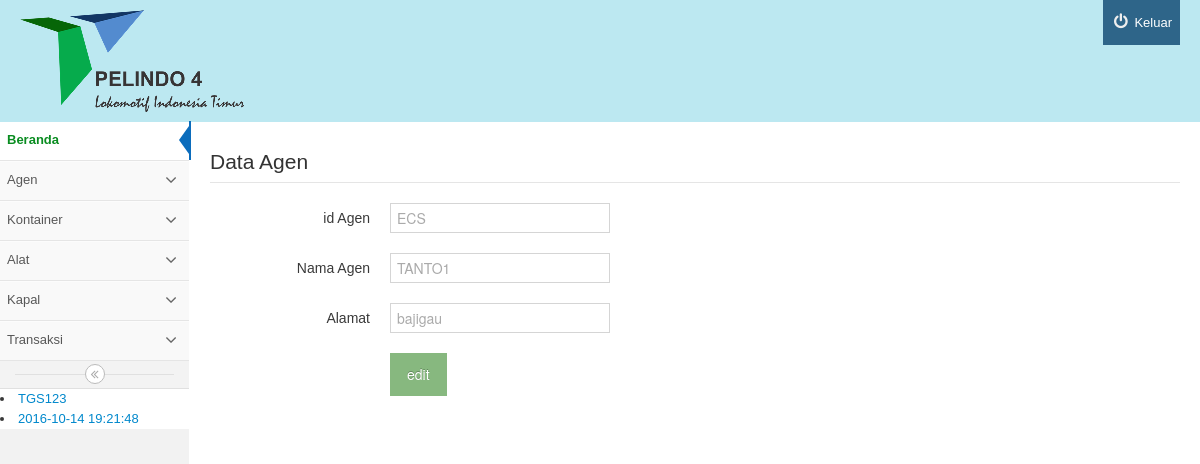
/admin/index.php?mod=agen&pg=agen_form&id=ECS (signed in), run on the app's committed database.
### tables this page shows
CREATE TABLE IF NOT EXISTS `agen` (
  `idAgen` varchar(50) NOT NULL,
  `namaAgen` varchar(50) NOT NULL,
  `alamat` varchar(50) NOT NULL
);

### admin/agen/agen_form.php (the view, shortened to what this page needs)
<?php
	$aksi = null;
	if(isset($_GET['id'])) {
		$aksi = "edit";
		$id = $_GET['id'];
		$sql = "select * from agen where idAgen='$id' ";
		$result = mysql_query($sql) or die(mysql_error());
		$data = mysql_fetch_object($result);
	} else {
		$aksi = "tambah";
	}?>
<form  class="form-horizontal" method="POST" id="form1" action="agen/agen_action.php" enctype="multipart/form-data">
 <legend> Data Agen</legend>
  <div class="control-group">
    <label class="control-label" for="idAgen">id Agen</label>
    <div class="controls">
	<input type="text" name='idAgen' value='<?=$data->idAgen?>'class='required'>
    </div>
   </div>
   <div class="control-group">
    <label class="control-label" for="namaAgen">Nama Agen</label>
    <div class="controls">
      <input type="text" name='namaAgen' value='<?=$data->namaAgen?>'class='required'>
    </div>
   </div>
  <div class="control-group">
    <label class="control-label" for="alamat">Alamat</label>
    <div class="controls">
      <input type="text" name='alamat' value='<?=$data->alamat?>'class='required'>
    </div>
   </div>
  <div class="control-group">
    <div class="controls">
      <button type="submit" class="btn btn-success" name='aksi'value=<?=$aksi?> ><?=$aksi?></button>
    </div>
  </div>
</form>

### css/style/css/style4.css (style rules this page uses)
@media (min-width:1200px) { input,textarea,.uneditable-input { margin-left:0 } }

### css/style1/css/style6.css (style rules this page uses)
body { font-family: 'Ubuntu', sans-serif; }
body { font-family: Arial,Verdana,sans-serif }

### data on the page
agen: idAgen "ECS", namaAgen "TANTO1", alamat "bajigau"

### other printed values
$row[0] "TGS123"
$row[0] "2016-10-14 19:21:48"
$aksi "edit"
